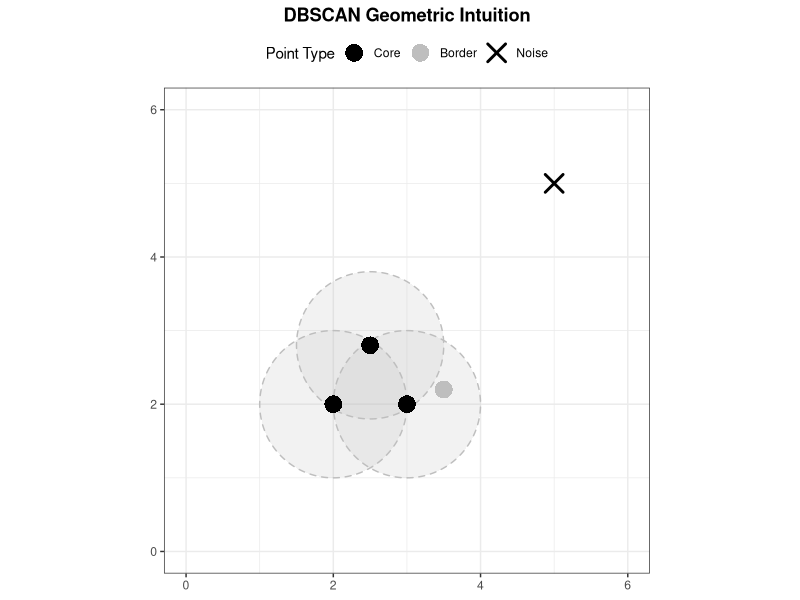
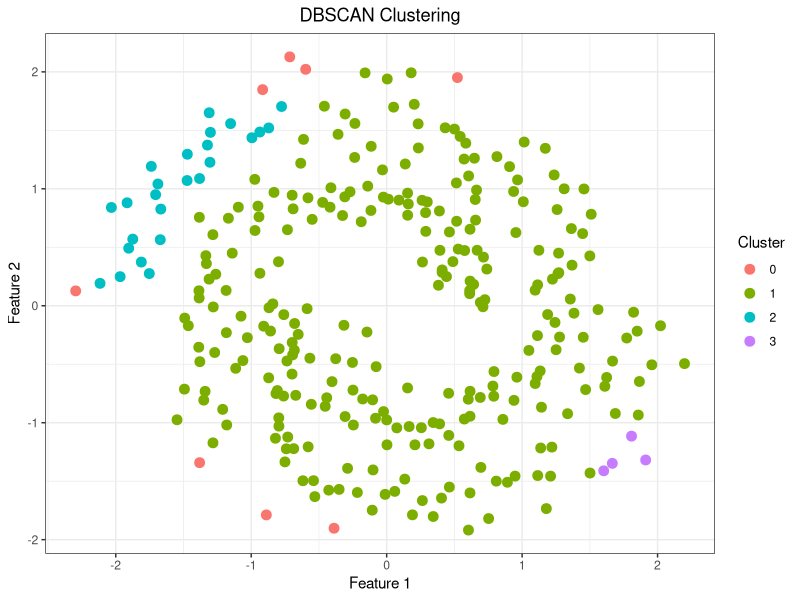

Here is the R script that generated these plots, in order:
#==========================================
#Clustering DBSCAN
#==========================================
#DBSCAN for Sample data-1
#Step 1: Install and Load Required Packages ---
# You may need to install these packages if you haven't already.
 #install.packages("ggplot2")
 #install.packages("ggforce")

library(ggplot2)
library(ggforce)

#Step 2: Define the data points and parameters ---
# Combine all points into a single data frame with a 'type' column.
points_df <- data.frame(
  x = c(2, 3, 2.5, 3.5, 5),
  y = c(2, 2, 2.8, 2.2, 5),
  type = factor(c("Core", "Core", "Core", "Border", "Noise"),
                levels = c("Core", "Border", "Noise"))
)

# Define epsilon and create a data frame for the core point circles
epsilon <- 1.0
core_points_circles <- data.frame(
  x0 = c(2, 3, 2.5),
  y0 = c(2, 2, 2.8),
  r = epsilon
)

#Step 3: Create the plot using ggplot2 ---
ggplot() +
  # Draw the epsilon circles for core points
  geom_circle(
    data = core_points_circles,
    aes(x0 = x0, y0 = y0, r = r),
    color = "gray",
    fill = "gray",
    alpha = 0.2,
    linetype = "dashed"
  ) +
  
  # Draw the data points
  geom_point(
    data = points_df,
    aes(x = x, y = y, shape = type, color = type),
    size = 5,
    stroke = 1.5 # Makes shapes like 'x' thicker
  ) +
  
  # Set custom colors and shapes to match the Python plot
  scale_color_manual(values = c(Core = "black", Border = "gray", Noise = "black")) +
  scale_shape_manual(values = c(Core = 16, Border = 16, Noise = 4)) + # 16 is a solid circle, 4 is an 'x'
  
  # Set axis limits and ensure aspect ratio is equal so circles are not distorted
  coord_fixed(xlim = c(0, 6), ylim = c(0, 6)) +
  
  # Add titles and labels
  labs(
    title = "DBSCAN Geometric Intuition",
    x = NULL, y = NULL, color = "Point Type", shape = "Point Type"
  ) +
  
  # Apply a clean theme and add a grid
  theme_bw() +
  theme(
    plot.title = element_text(hjust = 0.5, face = "bold"),
    legend.position = "top"
  )


#DBSCAN for Sample data-2
#Step 1: Install and Load Required Packages ---
# You may need to install these packages if you haven't already.
#install.packages("mlbench")
#install.packages("dbscan")
#install.packages("ggplot2")

library(mlbench)
library(dbscan)
library(ggplot2)

#Step 2: Generate Synthetic Data ---
# The mlbench.spirals() function can create a similar non-linear dataset.
# We'll use two spirals, which serve a similar purpose to the 'moons' dataset.
# `set.seed()` is the R equivalent of Python's `random_state`.
set.seed(42)
moons_data <- mlbench.spirals(n = 300, cycles = 1, sd = 0.1)
X <- moons_data$x

#Step 3: Standardize the Data ---
# The scale() function in R standardizes the data (mean=0, sd=1),
# similar to StandardScaler in scikit-learn.
X_scaled <- scale(X)

#Step 4: Apply DBSCAN Algorithm ---
# Use the dbscan() function.
# - eps = 0.3: Defines the radius of the neighborhood.
# - minPts = 5: The minimum number of points required for a core point.
dbscan_result <- dbscan(X_scaled, eps = 0.3, minPts = 5)

#Step 5: Plot the Results ---
# We use ggplot2 for a high-quality visualization.
# First, create a data frame for plotting.
plot_data <- data.frame(
  Feature1 = X_scaled[, 1],
  Feature2 = X_scaled[, 2],
  Cluster = as.factor(dbscan_result$cluster) # Convert cluster numbers to a factor for coloring
)

# Create the plot
ggplot(plot_data, aes(x = Feature1, y = Feature2, color = Cluster)) +
  geom_point(size = 3) +
  labs(
    title = "DBSCAN Clustering",
    x = "Feature 1",
    y = "Feature 2",
    color = "Cluster"
  ) +
  theme_bw() + # A clean black and white theme
  theme(plot.title = element_text(hjust = 0.5)) # Center the plot title
